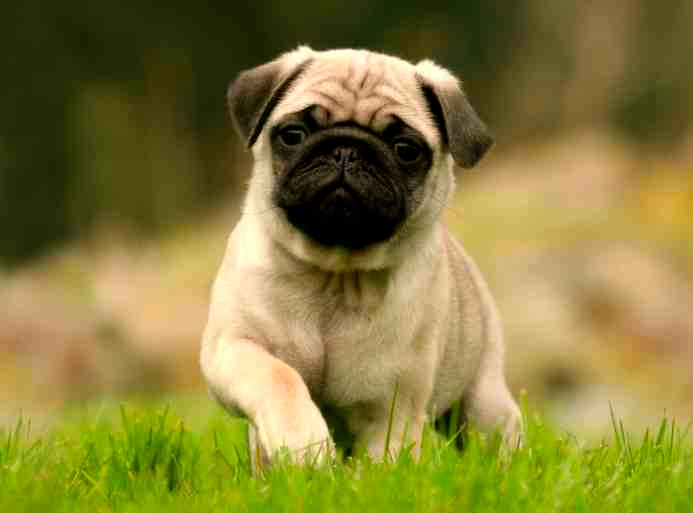
#> input picture images/img1.jpg, 693 x 513 px
$ jupyter execute 'Pre-trained Models.ipynb'
#> lines starting #> are read from the running program, lines starting #| are printed output that depends on the picture
### Preprocessing Inputs of Pre-trained Models

[cell 1]
# OpenCV read in BGR format, the loaded images are similar to a numpy array

import cv2
import numpy as np
import urllib

POSE_IMAGE = cv2.imread('images/img1.jpg')
#> POSE_IMAGE is the input picture: shape (513, 693, 3); mean B, G, R 58.6, 124.6, 134.1

# TODO: shape -> [1x3x256x456] - format [BxCxHxW]
def pose_estimation(input_image):
    image = np.copy(input_image)
    dim = (456, 256)
    print("original shape {}".format(image.shape))
#| original shape (513, 693, 3)
    image = cv2.resize(image, dim)
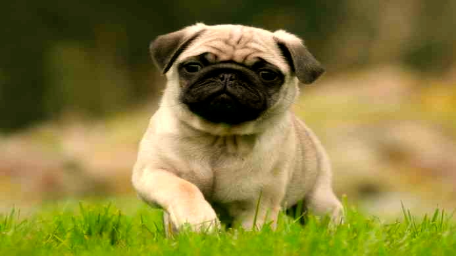
#> image: shape (256, 456, 3); mean B, G, R 58.5, 124.5, 134
    image = image.transpose(2, 0, 1)
    print('preprocessing shape image {}'.format(image.shape))
#| preprocessing shape image (3, 256, 456)
    image = image.reshape(1, 3, 256, 456)
    return image

# [10 lines left out: function text_detection, not called in this run]

def main():
    #choose model
    img = pose_estimation(POSE_IMAGE)

if __name__ == "__main__":
    main()
